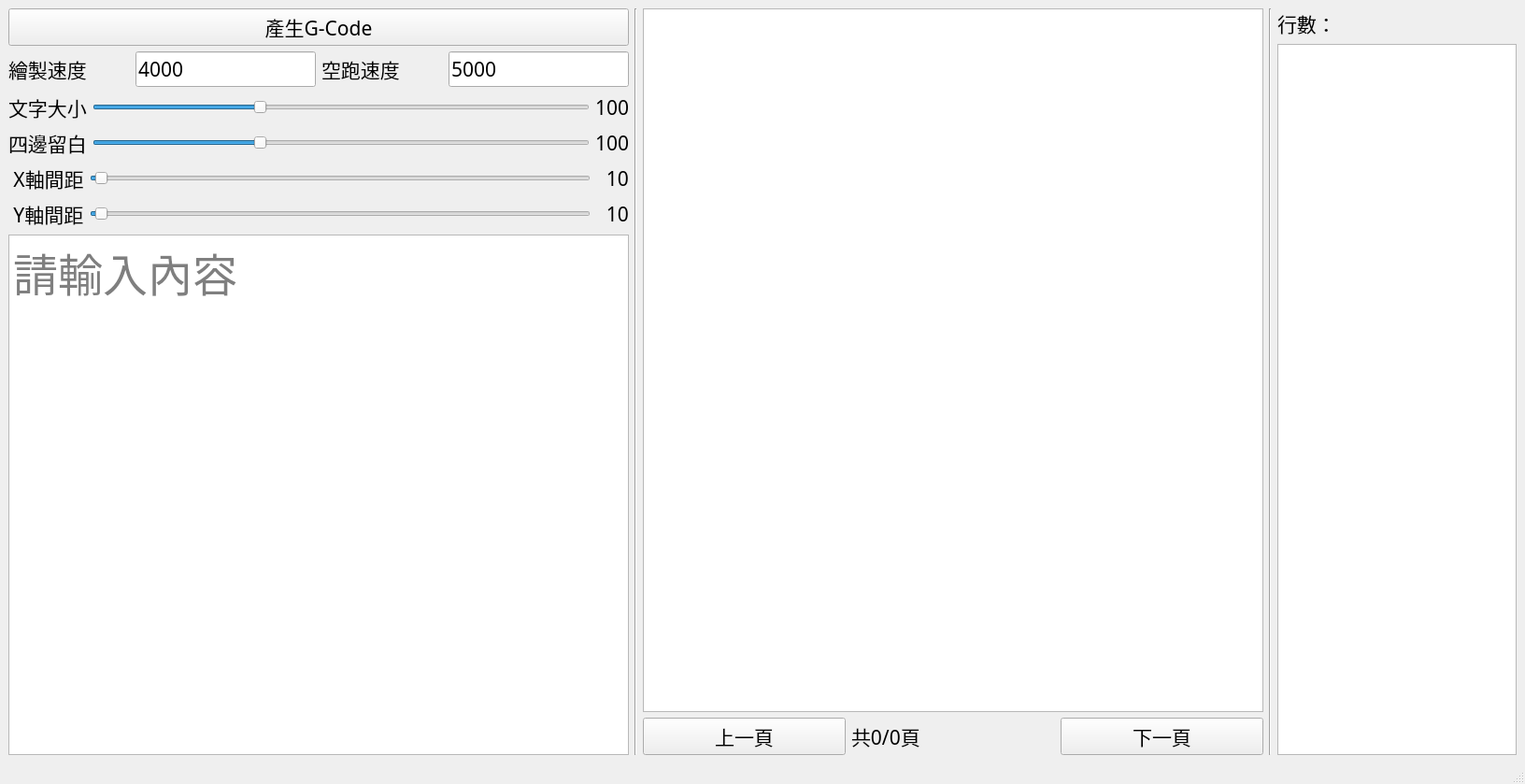
<?xml version="1.0" encoding="UTF-8"?>
<ui version="4.0">
 <class>MainWindow</class>
 <widget class="QMainWindow" name="MainWindow">
  <property name="geometry">
   <rect>
    <x>0</x>
    <y>0</y>
    <width>1632</width>
    <height>839</height>
   </rect>
  </property>
  <property name="windowTitle">
   <string>A4文字轉G-Code產生器</string>
  </property>
  <widget class="QWidget" name="centralwidget">
   <layout class="QHBoxLayout" name="horizontalLayout">
    <item>
     <layout class="QVBoxLayout" name="verticalLayout">
      <item>
       <widget class="QPushButton" name="bt_gen">
        <property name="sizePolicy">
         <sizepolicy hsizetype="Preferred" vsizetype="Fixed">
          <horstretch>0</horstretch>
          <verstretch>0</verstretch>
         </sizepolicy>
        </property>
        <property name="font">
         <font>
          <family>微軟正黑體</family>
          <pointsize>16</pointsize>
         </font>
        </property>
        <property name="text">
         <string>產生G-Code</string>
        </property>
       </widget>
      </item>
      <item>
       <layout class="QHBoxLayout" name="horizontalLayout_2">
        <item>
         <widget class="QLabel" name="label">
          <property name="font">
           <font>
            <family>微軟正黑體</family>
            <pointsize>16</pointsize>
           </font>
          </property>
          <property name="text">
           <string>繪製速度</string>
          </property>
         </widget>
        </item>
        <item>
         <widget class="QLineEdit" name="le_drawspeed">
          <property name="sizePolicy">
           <sizepolicy hsizetype="Preferred" vsizetype="Fixed">
            <horstretch>0</horstretch>
            <verstretch>0</verstretch>
           </sizepolicy>
          </property>
          <property name="font">
           <font>
            <family>微軟正黑體</family>
            <pointsize>16</pointsize>
           </font>
          </property>
          <property name="text">
           <string>4000</string>
          </property>
          <property name="cursorPosition">
           <number>4</number>
          </property>
          <property name="placeholderText">
           <string>繪製速度</string>
          </property>
         </widget>
        </item>
        <item>
         <widget class="QLabel" name="label_2">
          <property name="font">
           <font>
            <family>微軟正黑體</family>
            <pointsize>16</pointsize>
           </font>
          </property>
          <property name="text">
           <string>空跑速度</string>
          </property>
         </widget>
        </item>
        <item>
         <widget class="QLineEdit" name="le_travelspeed">
          <property name="sizePolicy">
           <sizepolicy hsizetype="Preferred" vsizetype="Fixed">
            <horstretch>0</horstretch>
            <verstretch>0</verstretch>
           </sizepolicy>
          </property>
          <property name="font">
           <font>
            <family>微軟正黑體</family>
            <pointsize>16</pointsize>
           </font>
          </property>
          <property name="text">
           <string>5000</string>
          </property>
          <property name="placeholderText">
           <string>空跑速度</string>
          </property>
         </widget>
        </item>
       </layout>
      </item>
      <item>
       <layout class="QHBoxLayout" name="horizontalLayout_3">
        <item>
         <widget class="QLabel" name="label_3">
          <property name="font">
           <font>
            <family>微軟正黑體</family>
            <pointsize>16</pointsize>
           </font>
          </property>
          <property name="text">
           <string>文字大小</string>
          </property>
         </widget>
        </item>
        <item>
         <widget class="QSlider" name="sl_text_size">
          <property name="sizePolicy">
           <sizepolicy hsizetype="MinimumExpanding" vsizetype="Fixed">
            <horstretch>0</horstretch>
            <verstretch>0</verstretch>
           </sizepolicy>
          </property>
          <property name="minimum">
           <number>50</number>
          </property>
          <property name="maximum">
           <number>200</number>
          </property>
          <property name="value">
           <number>100</number>
          </property>
          <property name="orientation">
           <enum>Qt::Horizontal</enum>
          </property>
         </widget>
        </item>
        <item>
         <widget class="QLabel" name="label_8">
          <property name="font">
           <font>
            <family>微軟正黑體</family>
            <pointsize>16</pointsize>
           </font>
          </property>
          <property name="text">
           <string>100</string>
          </property>
         </widget>
        </item>
       </layout>
      </item>
      <item>
       <layout class="QHBoxLayout" name="horizontalLayout_4">
        <item>
         <widget class="QLabel" name="label_4">
          <property name="font">
           <font>
            <family>微軟正黑體</family>
            <pointsize>16</pointsize>
           </font>
          </property>
          <property name="text">
           <string>四邊留白</string>
          </property>
         </widget>
        </item>
        <item>
         <widget class="QSlider" name="sl_padding">
          <property name="sizePolicy">
           <sizepolicy hsizetype="MinimumExpanding" vsizetype="Fixed">
            <horstretch>0</horstretch>
            <verstretch>0</verstretch>
           </sizepolicy>
          </property>
          <property name="minimum">
           <number>50</number>
          </property>
          <property name="maximum">
           <number>200</number>
          </property>
          <property name="value">
           <number>100</number>
          </property>
          <property name="orientation">
           <enum>Qt::Horizontal</enum>
          </property>
         </widget>
        </item>
        <item>
         <widget class="QLabel" name="label_9">
          <property name="font">
           <font>
            <family>微軟正黑體</family>
            <pointsize>16</pointsize>
           </font>
          </property>
          <property name="text">
           <string>100</string>
          </property>
         </widget>
        </item>
       </layout>
      </item>
      <item>
       <layout class="QHBoxLayout" name="horizontalLayout_5">
        <item>
         <widget class="QLabel" name="label_5">
          <property name="font">
           <font>
            <family>微軟正黑體</family>
            <pointsize>16</pointsize>
           </font>
          </property>
          <property name="text">
           <string> X軸間距</string>
          </property>
         </widget>
        </item>
        <item>
         <widget class="QSlider" name="sl_xspace">
          <property name="sizePolicy">
           <sizepolicy hsizetype="MinimumExpanding" vsizetype="Fixed">
            <horstretch>0</horstretch>
            <verstretch>0</verstretch>
           </sizepolicy>
          </property>
          <property name="minimum">
           <number>1</number>
          </property>
          <property name="maximum">
           <number>1000</number>
          </property>
          <property name="value">
           <number>10</number>
          </property>
          <property name="orientation">
           <enum>Qt::Horizontal</enum>
          </property>
         </widget>
        </item>
        <item>
         <widget class="QLabel" name="label_10">
          <property name="font">
           <font>
            <family>微軟正黑體</family>
            <pointsize>16</pointsize>
           </font>
          </property>
          <property name="text">
           <string>  10</string>
          </property>
         </widget>
        </item>
       </layout>
      </item>
      <item>
       <layout class="QHBoxLayout" name="horizontalLayout_6">
        <item>
         <widget class="QLabel" name="label_6">
          <property name="font">
           <font>
            <family>微軟正黑體</family>
            <pointsize>16</pointsize>
           </font>
          </property>
          <property name="text">
           <string> Y軸間距</string>
          </property>
         </widget>
        </item>
        <item>
         <widget class="QSlider" name="sl_yspace">
          <property name="sizePolicy">
           <sizepolicy hsizetype="MinimumExpanding" vsizetype="Fixed">
            <horstretch>0</horstretch>
            <verstretch>0</verstretch>
           </sizepolicy>
          </property>
          <property name="minimum">
           <number>1</number>
          </property>
          <property name="maximum">
           <number>1000</number>
          </property>
          <property name="value">
           <number>10</number>
          </property>
          <property name="orientation">
           <enum>Qt::Horizontal</enum>
          </property>
         </widget>
        </item>
        <item>
         <widget class="QLabel" name="label_11">
          <property name="font">
           <font>
            <family>微軟正黑體</family>
            <pointsize>16</pointsize>
           </font>
          </property>
          <property name="text">
           <string>  10</string>
          </property>
         </widget>
        </item>
       </layout>
      </item>
      <item>
       <widget class="QTextEdit" name="input_area">
        <property name="sizePolicy">
         <sizepolicy hsizetype="Preferred" vsizetype="Expanding">
          <horstretch>0</horstretch>
          <verstretch>0</verstretch>
         </sizepolicy>
        </property>
        <property name="font">
         <font>
          <family>微軟正黑體</family>
          <pointsize>36</pointsize>
         </font>
        </property>
        <property name="placeholderText">
         <string>請輸入內容</string>
        </property>
       </widget>
      </item>
     </layout>
    </item>
    <item>
     <widget class="Line" name="line">
      <property name="orientation">
       <enum>Qt::Vertical</enum>
      </property>
     </widget>
    </item>
    <item>
     <layout class="QVBoxLayout" name="verticalLayout_2">
      <item>
       <widget class="QGraphicsView" name="preview_window">
        <property name="sizePolicy">
         <sizepolicy hsizetype="Expanding" vsizetype="Expanding">
          <horstretch>0</horstretch>
          <verstretch>0</verstretch>
         </sizepolicy>
        </property>
        <property name="font">
         <font>
          <family>微軟正黑體</family>
          <pointsize>16</pointsize>
         </font>
        </property>
       </widget>
      </item>
      <item>
       <layout class="QHBoxLayout" name="horizontalLayout_7">
        <item>
         <widget class="QPushButton" name="bt_pre_page">
          <property name="font">
           <font>
            <family>微軟正黑體</family>
            <pointsize>16</pointsize>
           </font>
          </property>
          <property name="text">
           <string>上一頁</string>
          </property>
         </widget>
        </item>
        <item>
         <widget class="QLabel" name="label_7">
          <property name="font">
           <font>
            <family>微軟正黑體</family>
            <pointsize>16</pointsize>
           </font>
          </property>
          <property name="layoutDirection">
           <enum>Qt::LeftToRight</enum>
          </property>
          <property name="text">
           <string>共0/0頁</string>
          </property>
         </widget>
        </item>
        <item>
         <widget class="QPushButton" name="bt_next_page">
          <property name="font">
           <font>
            <family>微軟正黑體</family>
            <pointsize>16</pointsize>
           </font>
          </property>
          <property name="text">
           <string>下一頁</string>
          </property>
         </widget>
        </item>
       </layout>
      </item>
     </layout>
    </item>
    <item>
     <widget class="Line" name="line_2">
      <property name="orientation">
       <enum>Qt::Vertical</enum>
      </property>
     </widget>
    </item>
    <item>
     <layout class="QVBoxLayout" name="verticalLayout_3">
      <item>
       <widget class="QLabel" name="num_lens_gcode">
        <property name="font">
         <font>
          <family>微軟正黑體</family>
          <pointsize>16</pointsize>
         </font>
        </property>
        <property name="text">
         <string>行數：</string>
        </property>
       </widget>
      </item>
      <item>
       <widget class="QTextBrowser" name="gcode_window">
        <property name="sizePolicy">
         <sizepolicy hsizetype="Preferred" vsizetype="Expanding">
          <horstretch>0</horstretch>
          <verstretch>0</verstretch>
         </sizepolicy>
        </property>
        <property name="font">
         <font>
          <family>Times New Roman</family>
          <pointsize>16</pointsize>
         </font>
        </property>
       </widget>
      </item>
     </layout>
    </item>
   </layout>
  </widget>
  <widget class="QMenuBar" name="menubar">
   <property name="geometry">
    <rect>
     <x>0</x>
     <y>0</y>
     <width>1632</width>
     <height>21</height>
    </rect>
   </property>
  </widget>
  <widget class="QStatusBar" name="statusbar"/>
 </widget>
 <resources/>
 <connections>
  <connection>
   <sender>sl_text_size</sender>
   <signal>valueChanged(int)</signal>
   <receiver>label_8</receiver>
   <slot>setNum(int)</slot>
   <hints>
    <hint type="sourcelabel">
     <x>550</x>
     <y>124</y>
    </hint>
    <hint type="destinationlabel">
     <x>671</x>
     <y>124</y>
    </hint>
   </hints>
  </connection>
  <connection>
   <sender>sl_padding</sender>
   <signal>valueChanged(int)</signal>
   <receiver>label_9</receiver>
   <slot>setNum(int)</slot>
   <hints>
    <hint type="sourcelabel">
     <x>444</x>
     <y>164</y>
    </hint>
    <hint type="destinationlabel">
     <x>650</x>
     <y>164</y>
    </hint>
   </hints>
  </connection>
  <connection>
   <sender>sl_xspace</sender>
   <signal>valueChanged(int)</signal>
   <receiver>label_10</receiver>
   <slot>setNum(int)</slot>
   <hints>
    <hint type="sourcelabel">
     <x>540</x>
     <y>200</y>
    </hint>
    <hint type="destinationlabel">
     <x>652</x>
     <y>201</y>
    </hint>
   </hints>
  </connection>
  <connection>
   <sender>sl_yspace</sender>
   <signal>valueChanged(int)</signal>
   <receiver>label_11</receiver>
   <slot>setNum(int)</slot>
   <hints>
    <hint type="sourcelabel">
     <x>491</x>
     <y>229</y>
    </hint>
    <hint type="destinationlabel">
     <x>649</x>
     <y>229</y>
    </hint>
   </hints>
  </connection>
 </connections>
</ui>
